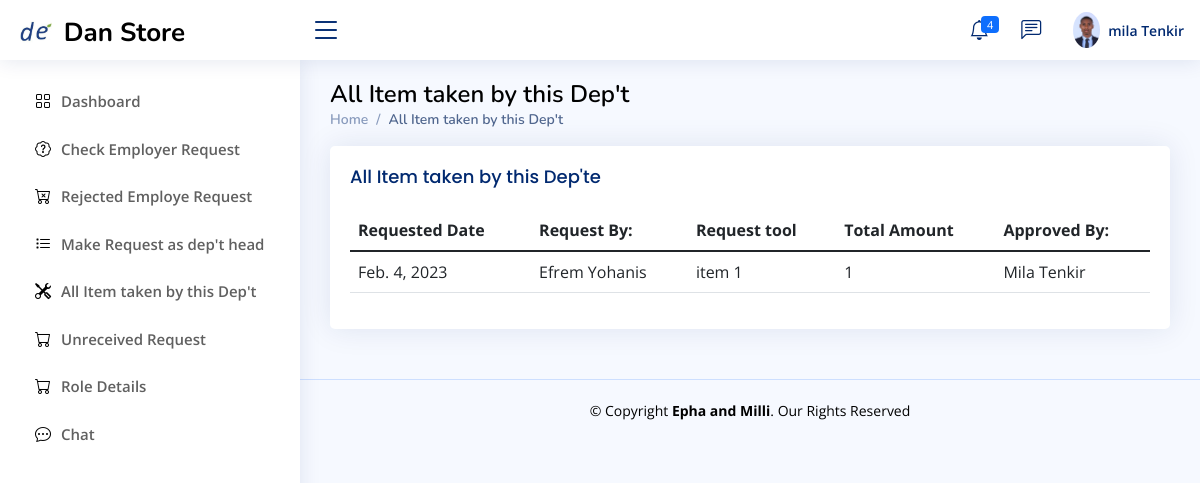
Before: /department_head/all_item_taken_by (signed in) with the older database file.
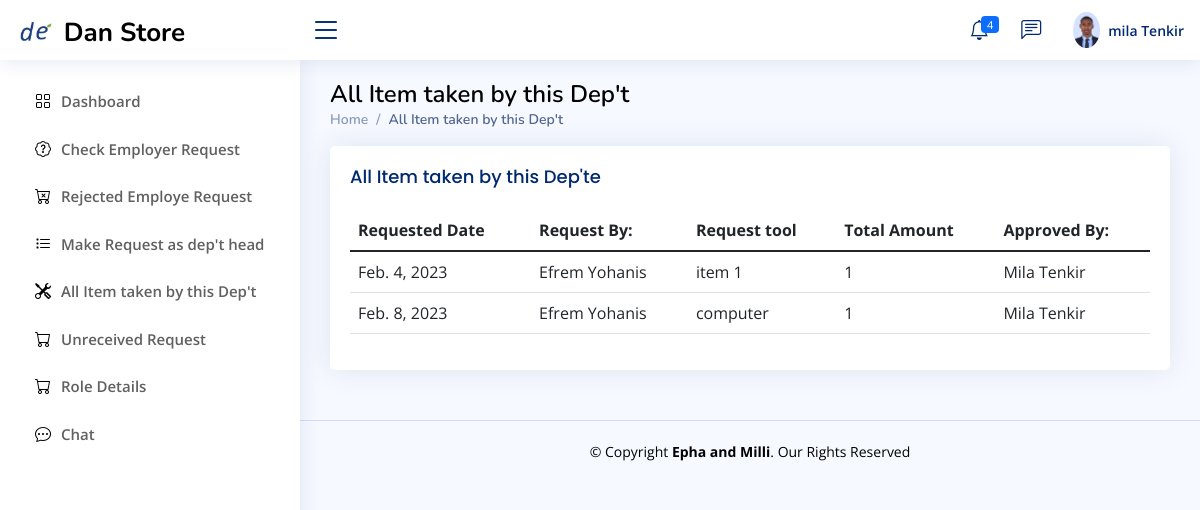
After: the same page with the newer database file.
### Store_manager/models.py (models this page shows, shortened)
class employe_request_form1_permanent(models.Model):
    store_Keeper_action_choice=(
        ('Pending','Pending'),
        ('Allowed','Allowed'),
        ('Reject','Reject'),
        ('Received ','Received'),
    )
    dept_head_action_choice=(
        ('Pending','Pending'),
        ('Approved','Approved'),
        ('Rejected','Rejected'),
    )
    Recival_status=(
        ('Received ','Received'),
        ('Not_Received ','Not_Received'),
        ('Returned','Returned'),
    )
    request_store=models.ForeignKey(allStore,null=True,blank=True,on_delete=models.CASCADE)
    date=models.DateField(auto_now_add=True,null=True)
    dept_head_Action=models.CharField(max_length=200,null=True,choices=dept_head_action_choice,default='Pending')
    Store_Keeper_Action=models.CharField(max_length=200,null=True,choices=store_Keeper_action_choice,default='Pending')
    Recival_status_by_Employer=models.CharField(max_length=200,null=True,choices=Recival_status)
    Request_by=models.CharField(max_length=100,null=True,blank=True)
    Department=models.CharField(max_length=100,null=True,blank=True)
    checkd_by=models.ForeignKey(employ,null=True,blank=True,on_delete=models.CASCADE)
    Description=models.CharField(max_length=100,null=True,blank=True)
    unit=models.CharField(max_length=100,null=True,blank=True)
    req_qty=models.CharField(max_length=100,null=True,blank=True)
    Remark=models.CharField(max_length=100,null=True,blank=True)
    note=models.TextField(max_length=100,null=True,blank=True)
    Type_of_item=models.TextField(max_length=100,null=True,blank=True)
    Serial_No=models.TextField(max_length=100,null=True,blank=True)
    Unique_Name_No=models.TextField(max_length=100,null=True,blank=True)

class employ(models.Model):
    user=models.ForeignKey(User,null=True,blank=True,on_delete=models.CASCADE)
    role= models.CharField(max_length=200,null=True,blank=True)
    profile_pic=models.ImageField(null=True,blank=True, upload_to='Profile/')
    Full_Name=models.CharField(max_length=300, null=True)
    gender = models.CharField(max_length=20,null=True,blank=True)
    phone1 = models.CharField(max_length=200, null=True)
    phone2 = models.CharField(max_length=200, null=True)
    facebook = models.CharField(max_length=200, null=True,blank=True)
    telegram = models.CharField(max_length=200, null=True,blank=True)
    instagram = models.CharField(max_length=200, null=True,blank=True)
    about = models.TextField(max_length=500, null=True)
    address = models.CharField(max_length=200, null=True)
    inDepartment = models.CharField(max_length=300,null=True)
    date_created = models.DateTimeField(auto_now_add=True, null=True)
    Thechnologist =models.BooleanField(blank=True,null=True,default=False)
    accessStore=models.ForeignKey(allStore,null=True,blank=True,on_delete=models.CASCADE)
    Titel = models.CharField(max_length=20,null=True,blank=True)
    Filed_Study = models.CharField(max_length=20,null=True,blank=True)
    Collage = models.CharField(max_length=20,null=True,blank=True)
    grade=models.CharField(max_length=20,null=True,blank=True)
    Year_Graguation = models.DateField(null=True,blank=True)
    Document=models.FileField(null=True,blank=True,upload_to="File/Document")

### Department_Head/views.py (the view)
# urls.py: path('all_item_taken_by',views.all_item_taken_by,name="all_item_taken_by"),
def all_item_taken_by(request):
    try:
        if request.user.groups.all()[0].name == 'Dept_Head':
            users = User.objects.get(id=request.user.id)
            re_employ=employ.objects.get(user=users)
            admin = re_employ
            checkd_by=re_employ
            Request_by=re_employ.Full_Name
            requ_by_dept_recv=dept_request_form1_permanent.objects.filter (Q(Request_by=Request_by) & Q(Store_Keeper_Action="Allowed") & Q(dept_head_Action="Approved") & Q(Recival_status_by_Employer='Received') ).order_by("-id")
            requ_by_emp_recv=employe_request_form1_permanent.objects.filter(Q(checkd_by=checkd_by) & Q(Store_Keeper_Action='Allowed') & Q(dept_head_Action="Approved") & Q(Recival_status_by_Employer='Received'))
            all_receved_req=list(chain(requ_by_dept_recv, requ_by_emp_recv))
            context={
                'admin':admin,
                'all_receved_req':all_receved_req,
            }
            return render(request,'Department_head/all_item_taken_by.html',context)
        messages.error(request, 'Permission denied ')
        return redirect('log-out')
    except IndexError as e:
        messages.error(request, 'Login Before ')
        return redirect('log-out')

### Templates/Department_head/all_item_taken_by.html
{% extends 'Department_head/D_base.html' %}
{% block d_head  %}
<main id="main" class="main">
    <div class="pagetitle">
      <h1 style="color: black">All Item taken by this Dep't</h1>
      <nav>
        <ol class="breadcrumb">
          <li class="breadcrumb-item"><a href="{% url 'dept-dashboard' %}">Home</a></li>
          <li class="breadcrumb-item active">All Item taken by this Dep't</li>
        </ol>
      </nav>
    </div>
    <section class="section">
        <div class="row">
          <div class="col-lg-12">
            <div class="card recent-sales overflow-auto">
                <div class="card-body">
                  <h5 class="card-title">All Item taken by this Dep'te</h5>
                  <table class="table datatable">
                    <thead>
                      <tr>
                        <th scope="col">Requested Date</th>
                        <th scope="col">Request By:</th>
                        <th scope="col">Request tool</th>
                        <th scope="col">Total Amount</th>
                        <th scope="col">Approved By:</th>
                      </tr>
                    </thead>
                    <tbody>
                      {% for request in all_receved_req %}
                      <tr>
                        <td>{{request.date}}</td>
                        <td>{{request.Request_by}}</td>
                        <td>{{request.Description}}</td>
                        <td>{{request.req_qty}}</td>
                        <td>{{request.checkd_by.Full_Name}}</td>
                      </tr>
                     {% endfor %}
                    </tbody>
                  </table>
                </div>
              </div>
         </div>
         </div>
    </section>
  </main>
{% endblock %}

Changed rows visible on the page:
added employe_request_form1_permanent: date "Feb. 8, 2023", Request_by "Efrem Yohanis", Description "computer", req_qty "1", checkd_by.Full_Name "Mila Tenkir"
